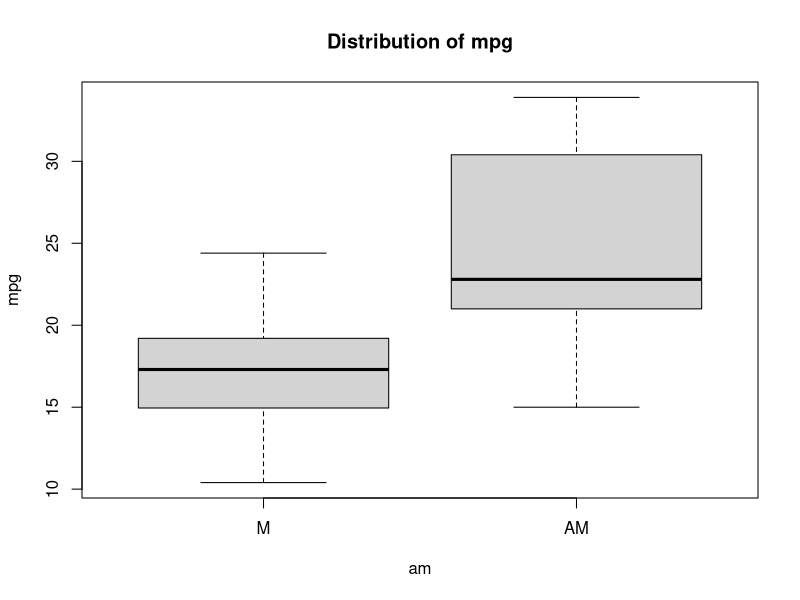
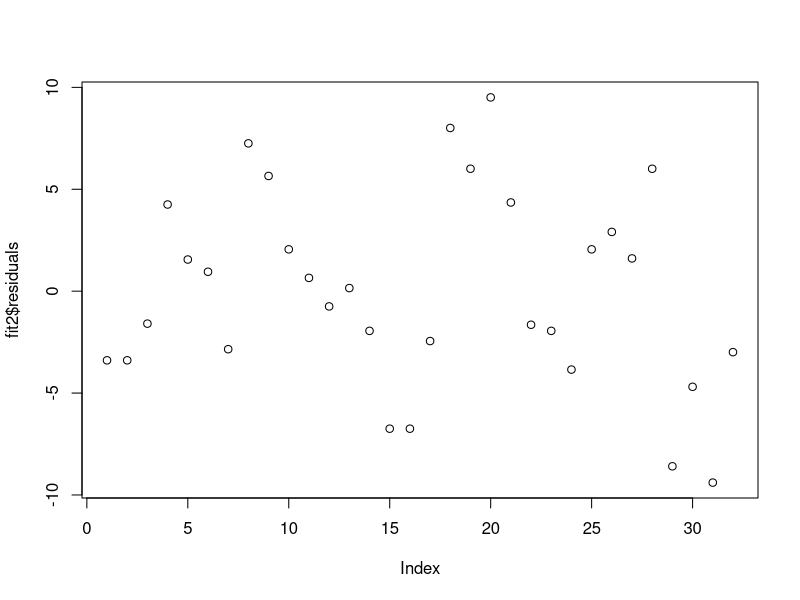
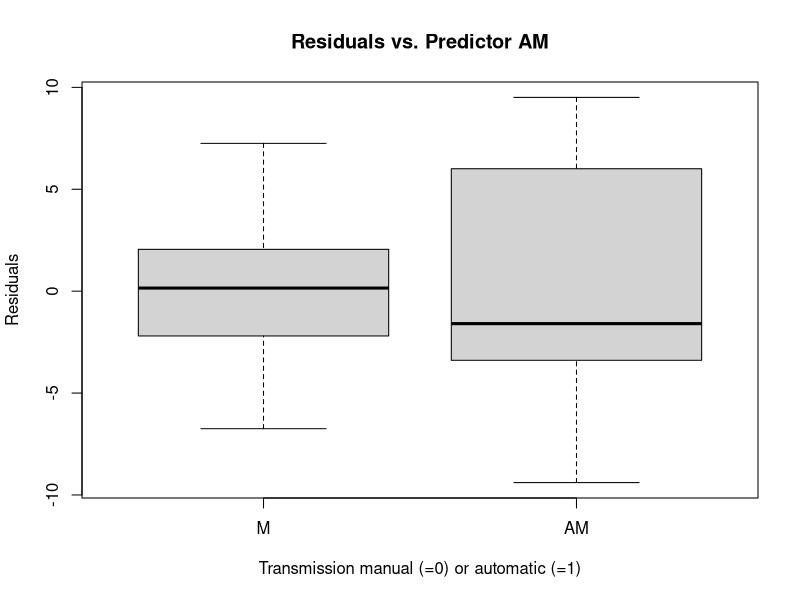

The R source for these figures, in order:
## ---- chunk 1
library(tidyverse)
library(magrittr)
data(mtcars)

# data preprocessing
mtcars %<>% mutate(am = factor(am, levels = c(0, 1), labels = c("M", "AM")))
## ---- chunk 2


boxplot(mpg ~ am, data = mtcars, main = "Distribution of mpg")
## ---- chunk 3
fit <- lm(mpg ~ ., data = mtcars)
summary(fit)
## ---- chunk 4
fit2 <- lm(mpg ~ am, data = mtcars)
summary(fit2)
## ---- chunk 5
plot(fit2$residuals)
## ---- chunk 6
e <- resid(fit2)
x <- mtcars$am

plot(x, e, xlab = "Transmission manual (=0) or automatic (=1)", ylab = "Residuals", main = "Residuals vs. Predictor AM")
## ---- chunk 7
t.test(mpg~am, data = mtcars)
